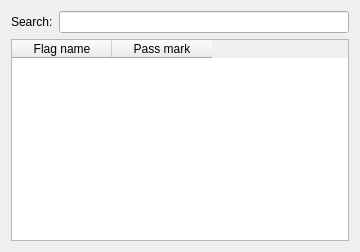
                 <widget class="QWidget" name="passMarkDetailsTab" >
                  <property name="geometry" >
                   <rect>
                    <x>0</x>
                    <y>0</y>
                    <width>360</width>
                    <height>252</height>
                   </rect>
                  </property>
                  <attribute name="title" >
                   <string>Pass mark</string>
                  </attribute>
                  <layout class="QVBoxLayout" >
                   <item>
                    <layout class="QHBoxLayout" >
                     <item>
                      <widget class="QLabel" name="label_search_details" >
                       <property name="text" >
                        <string>Search:</string>
                       </property>
                      </widget>
                     </item>
                     <item>
                      <widget class="ExtendedLineEdit" name="SVSearchDetailsLineEdit" >
                       <property name="statusTip" >
                        <string>Type a keyword to filter the list below</string>
                       </property>
                      </widget>
                     </item>
                    </layout>
                   </item>
                   <item>
                    <widget class="MTTableWidget" name="SVPassMarkTableWidget" >
                     <property name="statusTip" >
                      <string>Pass mark details</string>
                     </property>
                     <property name="showGrid" >
                      <bool>false</bool>
                     </property>
                     <column>
                      <property name="text" >
                       <string>Flag name</string>
                      </property>
                     </column>
                     <column>
                      <property name="text" >
                       <string>Pass mark</string>
                      </property>
                     </column>
                    </widget>
                   </item>
                  </layout>
                 </widget>
